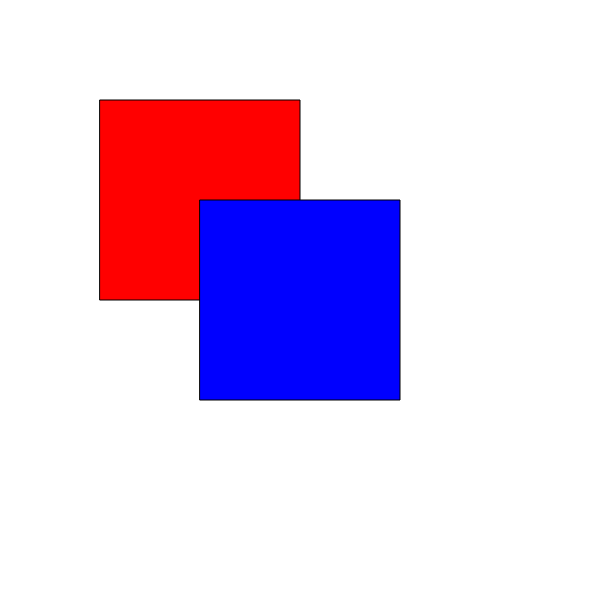
Frame 1 (no input)
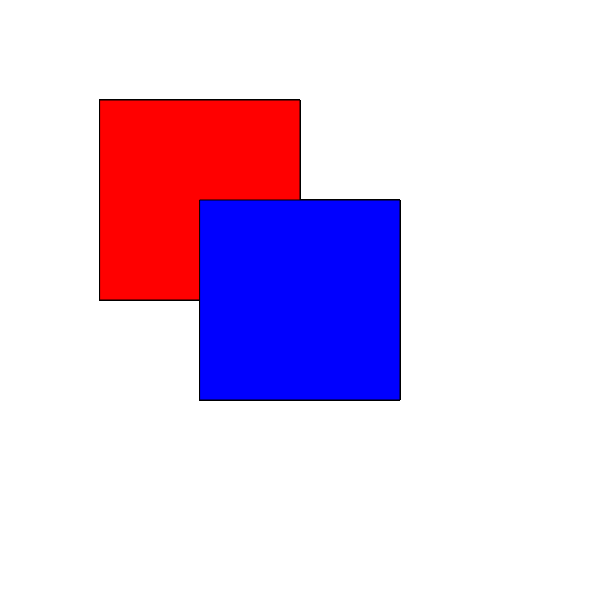
Frame 60 (no input)
Frame 120 (the mouse pressed at the canvas centre since frame 60): identical to frame 60, image omitted

The p5.js sketch that drew these frames (run headless with seeded random() and noise() and a simulated clock; from frame 60 on, the mouse is pressed at the canvas centre):

// p5.js sketch
// ── sketch.js
function setup()
{
	createCanvas(600, 600);
}

function draw()
{
	fill(255, 0, 0);
	rect(100, 100, 200, 200);

	fill(0, 0, 255);
	rect(200, 200, 200, 200);

}
